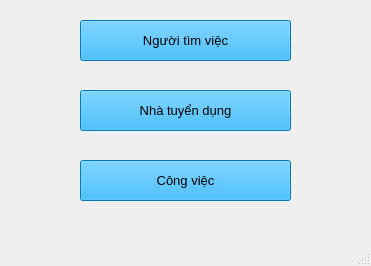
<?xml version="1.0" encoding="UTF-8"?>
<ui version="4.0">
 <class>admin</class>
 <widget class="QMainWindow" name="admin">
  <property name="geometry">
   <rect>
    <x>0</x>
    <y>0</y>
    <width>371</width>
    <height>266</height>
   </rect>
  </property>
  <property name="windowTitle">
   <string>Quản trị viên</string>
  </property>
  <widget class="QWidget" name="centralwidget">
   <widget class="QPushButton" name="bt_listnguoitimviec">
    <property name="geometry">
     <rect>
      <x>80</x>
      <y>20</y>
      <width>211</width>
      <height>41</height>
     </rect>
    </property>
    <property name="font">
     <font>
      <pointsize>10</pointsize>
     </font>
    </property>
    <property name="styleSheet">
     <string notr="true">background-color: rgb(0, 170, 255);</string>
    </property>
    <property name="text">
     <string>Người tìm việc</string>
    </property>
   </widget>
   <widget class="QPushButton" name="bt_listnhatuyendung">
    <property name="geometry">
     <rect>
      <x>80</x>
      <y>90</y>
      <width>211</width>
      <height>41</height>
     </rect>
    </property>
    <property name="font">
     <font>
      <pointsize>10</pointsize>
     </font>
    </property>
    <property name="styleSheet">
     <string notr="true">background-color: rgb(0, 170, 255);</string>
    </property>
    <property name="text">
     <string>Nhà tuyển dụng</string>
    </property>
   </widget>
   <widget class="QPushButton" name="bt_listcongviec">
    <property name="geometry">
     <rect>
      <x>80</x>
      <y>160</y>
      <width>211</width>
      <height>41</height>
     </rect>
    </property>
    <property name="font">
     <font>
      <pointsize>10</pointsize>
     </font>
    </property>
    <property name="styleSheet">
     <string notr="true">background-color: rgb(0, 170, 255);</string>
    </property>
    <property name="text">
     <string>Công việc</string>
    </property>
   </widget>
  </widget>
  <widget class="QMenuBar" name="menubar">
   <property name="geometry">
    <rect>
     <x>0</x>
     <y>0</y>
     <width>371</width>
     <height>26</height>
    </rect>
   </property>
  </widget>
  <widget class="QStatusBar" name="statusbar"/>
 </widget>
 <resources/>
 <connections/>
</ui>
